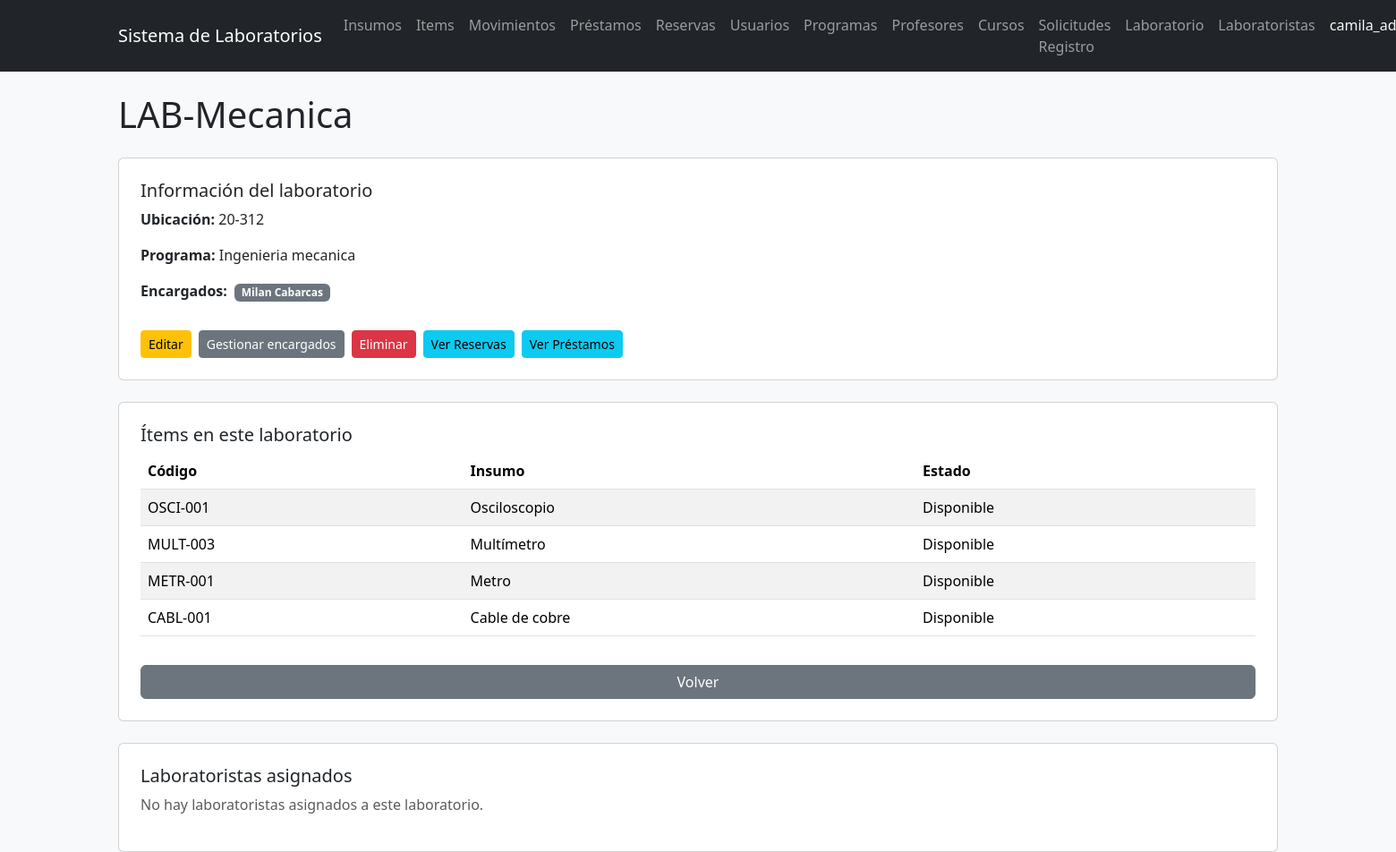
Before: /laboratorio/1/ (signed in) with the older database file.
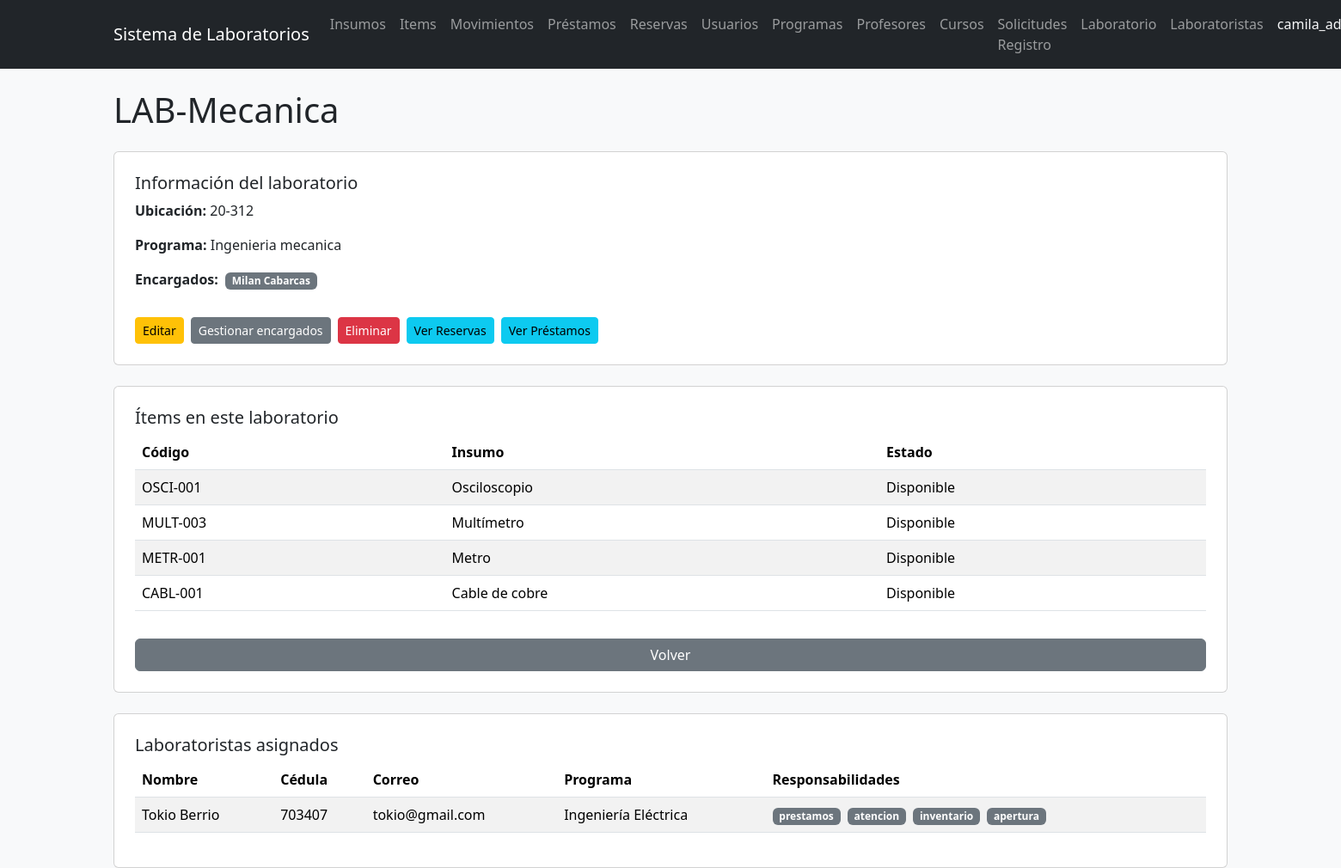
After: the same page with the newer database file.
### users/models.py (models this page shows, shortened)
class Usuario(AbstractUser):
    codigo = models.CharField(max_length=50, unique=True, blank=True)
    programa = models.CharField(max_length=100, blank=True)
    rol = models.ForeignKey(
        Rol,
        on_delete=models.CASCADE,
        null=True,
        blank=True
    )

### laboratorio/models.py (models this page shows, shortened)
class Laboratorio(models.Model):
    nombre = models.CharField(max_length=100)
    ubicacion = models.CharField(max_length=200)
    encargados = models.ManyToManyField(
        'users.Usuario',
        blank=True,
        limit_choices_to={'rol__nombre': 'Encargado'},
        related_name='laboratorios_asignados',
        verbose_name='Encargados',
    )
    programa = models.CharField(max_length=100, blank=True)

class Laboratorista(models.Model):
    RESPONSABILIDADES_CHOICES = [
        ('prestamos',     'Gestión de préstamos'),
        ('atencion',      'Atención a estudiantes y profesores'),
        ('inventario',    'Control de inventario'),
        ('mantenimiento', 'Mantenimiento de equipos'),
        ('apertura',      'Apertura y cierre del laboratorio'),
        ('movimientos',   'Registro de movimientos'),
        ('supervision',   'Supervisión de prácticas'),
    ]
    nombre    = models.CharField(max_length=100)
    apellido  = models.CharField(max_length=100)
    cedula    = models.CharField(max_length=20, unique=True)
    correo    = models.EmailField(blank=True, default='')
    programa  = models.CharField(max_length=200, blank=True, default='')
    responsabilidades = models.JSONField(default=list, blank=True)
    laboratorios = models.ManyToManyField(
        Laboratorio,
        blank=True,
        related_name='laboratoristas',
    )
    activo = models.BooleanField(default=True)
    class Meta:
        ordering = ['apellido', 'nombre']
    def __str__(self):
        return f"{self.nombre} {self.apellido}"

### inventario/models.py (models this page shows, shortened)
class ItemInventario(models.Model):
    codigo = models.CharField(max_length=50, unique=True)
    insumo = models.ForeignKey(
        Insumo,
        on_delete=models.CASCADE,
        related_name='items'
    )
    estado = models.ForeignKey(
        EstadoItem,
        on_delete=models.CASCADE
    )
    laboratorio = models.ForeignKey(
        'laboratorio.Laboratorio',
        on_delete=models.SET_NULL,
        null=True,
        blank=True
    )
    fecha_registro = models.DateTimeField(auto_now_add=True)
    updated_by = models.ForeignKey(
        'users.Usuario',
        on_delete=models.CASCADE,
        null=True,
        blank=True
    )

class Insumo(models.Model):
    nombre = models.CharField(
        max_length=100,
        unique=True
    )
    descripcion = models.TextField(
        blank=False
    )
    marca = models.CharField(
        max_length=100,
        blank=True
    )
    stock_minimo = models.IntegerField(default=0)
    estado = models.ForeignKey(
        EstadoInsumo,
        on_delete=models.SET_NULL,
        null=True,
        blank=True
    )

class EstadoItem(models.Model):
    nombre = models.CharField(max_length=50)

### laboratorio/views.py (the view)
# urls.py: path('<int:id>/', detalle_laboratorio, name='detalle_laboratorio'),
@rol_requerido('Administrador', 'Encargado')
def detalle_laboratorio(request, id):
    laboratorio = get_object_or_404(Laboratorio, id=id)
    _check_lab_access(request, laboratorio)
    items = ItemInventario.objects.filter(laboratorio=laboratorio)
    is_admin = request.user.rol.nombre == 'Administrador'
    return render(request, 'laboratorio/detalle.html', {
        'laboratorio': laboratorio,
        'items':       items,
        'is_admin':    is_admin,
        'encargados':  laboratorio.encargados.all(),
    })

### config/context_processors.py (called while the page is built)
def notificaciones_admin(request):
    if not request.user.is_authenticated:
        return {}
    try:
        rol = request.user.rol.nombre
    except Exception:
        return {}
    if rol not in ('Administrador', 'Encargado'):
        return {}
    from solicitudes.models import SolicitudRegistroProfesor, SolicitudRegistroCurso
    return {
        'notif_profesores': SolicitudRegistroProfesor.objects.filter(
            estado='pendiente'
        ).count(),
        'notif_cursos': SolicitudRegistroCurso.objects.filter(
            estado='pendiente',
            solicitud_profesor__estado='aprobada'
        ).count(),
    }

### laboratorio/views.py (called while the page is built)
def _check_lab_access(request, laboratorio):
    if request.user.rol.nombre == 'Encargado':
        if not laboratorio.encargados.filter(id=request.user.id).exists():
            raise PermissionDenied

### templates/laboratorio/detalle.html
{% extends 'base_general.html' %}
{% block contenido %}
<h1 class="mb-4">{{ laboratorio.nombre }}</h1>
<div class="card p-4 mb-4">
    <h5>Información del laboratorio</h5>
    <p><strong>Ubicación:</strong> {{ laboratorio.ubicacion }}</p>
    <p><strong>Programa:</strong> {{ laboratorio.programa }}</p>
    <p>
        <strong>Encargados:</strong>
        {% for enc in encargados %}
            <span class="badge bg-secondary ms-1">{{ enc.get_full_name|default:enc.username }}</span>
        {% empty %}
            <span class="text-muted">Sin encargados asignados</span>
        {% endfor %}
    </p>
    <div class="d-flex flex-wrap gap-2 mt-3">
        {% if is_admin %}
        <a href="/laboratorio/{{ laboratorio.id }}/editar/" class="btn btn-warning btn-sm">
            Editar
        </a>
        <a href="/laboratorio/{{ laboratorio.id }}/encargados/" class="btn btn-secondary btn-sm">
            Gestionar encargados
        </a>
        <a href="/laboratorio/{{ laboratorio.id }}/eliminar/" class="btn btn-danger btn-sm">
            Eliminar
        </a>
        {% endif %}
        <a href="/laboratorio/{{ laboratorio.id }}/reservas/" class="btn btn-info btn-sm">
            Ver Reservas
        </a>
        <a href="/laboratorio/{{ laboratorio.id }}/prestamos/" class="btn btn-info btn-sm">
            Ver Préstamos
        </a>
    </div>
</div>
<div class="card p-4">
    <h5>Ítems en este laboratorio</h5>
    {% if items %}
    <table class="table table-striped">
        <thead>
            <tr>
                <th>Código</th>
                <th>Insumo</th>
                <th>Estado</th>
            </tr>
        </thead>
        <tbody>
            {% for item in items %}
            <tr>
                <td>{{ item.codigo }}</td>
                <td>{{ item.insumo.nombre }}</td>
                <td>{{ item.estado.nombre }}</td>
            </tr>
            {% endfor %}
        </tbody>
    </table>
    {% else %}
    <p class="text-muted">No hay ítems asignados a este laboratorio.</p>
    {% endif %}
    <a href="/laboratorio/" class="btn btn-secondary mt-3">
        Volver
    </a>
</div>
<div class="card p-4 mt-4">
    <h5>Laboratoristas asignados</h5>
    {% if laboratorio.laboratoristas.all %}
    <table class="table table-striped align-middle">
        <thead>
            <tr>
                <th>Nombre</th>
                <th>Cédula</th>
                <th>Correo</th>
                <th>Programa</th>
                <th>Responsabilidades</th>
            </tr>
        </thead>
        <tbody>
            {% for l in laboratorio.laboratoristas.all %}
            {% if l.activo %}
            <tr>
                <td>{{ l }}</td>
                <td>{{ l.cedula }}</td>
                <td>{{ l.correo|default:"—" }}</td>
                <td>{{ l.programa|default:"—" }}</td>
                <td>
                    {% for r in l.responsabilidades %}
                        <span class="badge bg-secondary me-1">{{ r }}</span>
                    {% empty %}
                        <span class="text-muted">—</span>
                    {% endfor %}
                </td>
            </tr>
            {% endif %}
            {% endfor %}
        </tbody>
    </table>
    {% else %}
    <p class="text-muted">No hay laboratoristas asignados a este laboratorio.</p>
    {% endif %}
</div>
{% endblock %}

### templates/base_general.html (shortened to what this page needs)
<!DOCTYPE html>
<html lang="es">
<head>
    <link
        href="https://cdn.jsdelivr.net/npm/bootstrap@5.3.3/dist/css/bootstrap.min.css"
        rel="stylesheet"
    >
</head>
<body class="bg-light">
    <nav class="navbar navbar-expand-lg navbar-dark bg-dark">
    <div class="container">
        <a class="navbar-brand" href="/">Sistema de Laboratorios</a>
        <div class="navbar-nav">
    {% if user.rol.nombre == 'Administrador' %}
        <a class="nav-link" href="/inventario/">Insumos</a>
        <a class="nav-link" href="/inventario/items/">Items</a>
        <a class="nav-link" href="/inventario/movimientos/">Movimientos</a>
        <a class="nav-link" href="/prestamos/">Préstamos</a>
        <a class="nav-link" href="/reservas/">Reservas</a>
        <a class="nav-link" href="/usuarios/">Usuarios</a>
        <a class="nav-link {% if '/usuarios/programas' in request.path %}active{% endif %}" href="/usuarios/programas/">Programas</a>
        <a class="nav-link {% if '/usuarios/profesores' in request.path %}active{% endif %}" href="/usuarios/profesores/">
            Profesores
        </a>
        <a class="nav-link {% if '/solicitudes/cursos' in request.path %}active{% endif %}" href="/solicitudes/cursos/">
            Cursos
        </a>
        <a class="nav-link {% if 'solicitudes-profesores' in request.path %}active{% endif %}" href="/solicitudes/solicitudes-profesores/">Solicitudes Registro</a>
        <a class="nav-link" href="/laboratorio/">Laboratorio</a>
        <a class="nav-link {% if '/laboratorio/laboratoristas' in request.path %}active{% endif %}" href="/laboratorio/laboratoristas/">Laboratoristas</a>
    {% endif %}
</div>
        <div class="navbar-nav ms-auto">
    {% if user.is_authenticated %}
    <span class="nav-link text-light">{{ user.username }}</span>
    {% endif %}
</div>
</nav>
    <div class="container mt-4">
        {% block contenido %}
        {% endblock %}
    </div>
</body>
</html>

Changed rows visible on the page:
added Laboratorista: nombre+apellido "Tokio Berrio", cedula "703407", correo "tokio@gmail.com", programa "Ingeniería Eléctrica", responsabilidades "prestamos" "atencion" "inventario" "apertura"
Other visible differences:
text no longer shown: "No hay laboratoristas asignados a este laboratorio."
text now shown: "Nombre Cédula Correo Programa Responsabilidades"
